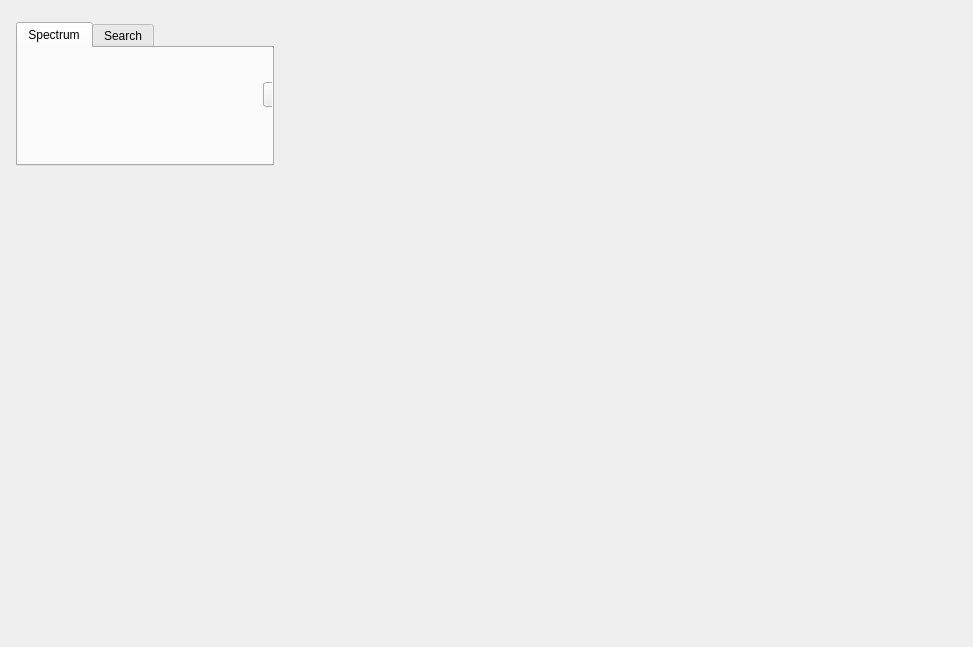
<?xml version="1.0" encoding="UTF-8"?>
<ui version="4.0">
 <class>Form</class>
 <widget class="QWidget" name="Form">
  <property name="geometry">
   <rect>
    <x>0</x>
    <y>0</y>
    <width>973</width>
    <height>647</height>
   </rect>
  </property>
  <property name="windowTitle">
   <string>Form</string>
  </property>
  <widget class="QWidget" name="formLayoutWidget">
   <property name="geometry">
    <rect>
     <x>10</x>
     <y>10</y>
     <width>264</width>
     <height>156</height>
    </rect>
   </property>
   <layout class="QFormLayout" name="formLayout">
    <item row="0" column="1">
     <widget class="GraphicsLayoutWidget" name="pltSignalEeg">
      <property name="sizePolicy">
       <sizepolicy hsizetype="Expanding" vsizetype="Ignored">
        <horstretch>0</horstretch>
        <verstretch>0</verstretch>
       </sizepolicy>
      </property>
      <property name="autoFillBackground">
       <bool>false</bool>
      </property>
      <property name="styleSheet">
       <string notr="true">border: 0px;</string>
      </property>
      <property name="frameShape">
       <enum>QFrame::StyledPanel</enum>
      </property>
      <property name="frameShadow">
       <enum>QFrame::Sunken</enum>
      </property>
      <property name="lineWidth">
       <number>0</number>
      </property>
      <property name="renderHints">
       <set>QPainter::Antialiasing|QPainter::TextAntialiasing</set>
      </property>
     </widget>
    </item>
    <item row="1" column="1">
     <layout class="QVBoxLayout" name="verticalLayout_3">
      <property name="sizeConstraint">
       <enum>QLayout::SetMinimumSize</enum>
      </property>
     </layout>
    </item>
    <item row="2" column="1">
     <layout class="QVBoxLayout" name="verticalLayout_2">
      <item>
       <widget class="QTabWidget" name="tabWidget">
        <property name="currentIndex">
         <number>0</number>
        </property>
        <widget class="QWidget" name="tab">
         <attribute name="title">
          <string>Spectrum</string>
         </attribute>
         <widget class="QPushButton" name="pushBt_el8_2">
          <property name="geometry">
           <rect>
            <x>245</x>
            <y>34</y>
            <width>106</width>
            <height>25</height>
           </rect>
          </property>
          <property name="font">
           <font>
            <weight>75</weight>
            <bold>true</bold>
           </font>
          </property>
          <property name="text">
           <string>spectrum</string>
          </property>
         </widget>
        </widget>
        <widget class="QWidget" name="tab_2">
         <attribute name="title">
          <string>Search</string>
         </attribute>
         <widget class="QPushButton" name="pushBt_el8_3">
          <property name="geometry">
           <rect>
            <x>246</x>
            <y>34</y>
            <width>106</width>
            <height>25</height>
           </rect>
          </property>
          <property name="font">
           <font>
            <weight>75</weight>
            <bold>true</bold>
           </font>
          </property>
          <property name="text">
           <string>template</string>
          </property>
         </widget>
        </widget>
       </widget>
      </item>
     </layout>
    </item>
   </layout>
  </widget>
 </widget>
 <customwidgets>
  <customwidget>
   <class>GraphicsLayoutWidget</class>
   <extends>QGraphicsView</extends>
   <header>pyqtgraph</header>
  </customwidget>
 </customwidgets>
 <resources/>
 <connections/>
</ui>
